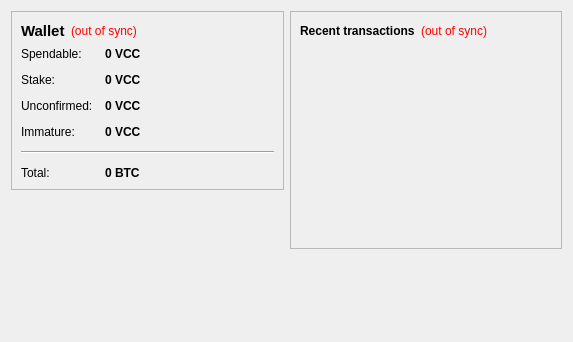
<?xml version="1.0" encoding="UTF-8"?>
<ui version="4.0">
 <class>OverviewPage</class>
 <widget class="QWidget" name="OverviewPage">
  <property name="geometry">
   <rect>
    <x>0</x>
    <y>0</y>
    <width>573</width>
    <height>342</height>
   </rect>
  </property>
  <property name="windowTitle">
   <string>Form</string>
  </property>
  <layout class="QHBoxLayout" name="horizontalLayout" stretch="1,1">
   <item>
    <layout class="QVBoxLayout" name="verticalLayout_2">
     <item>
      <widget class="QFrame" name="frame">
       <property name="frameShape">
        <enum>QFrame::StyledPanel</enum>
       </property>
       <property name="frameShadow">
        <enum>QFrame::Raised</enum>
       </property>
       <layout class="QVBoxLayout" name="verticalLayout_4">
        <item>
         <layout class="QHBoxLayout" name="horizontalLayout_4">
          <item>
           <widget class="QLabel" name="label_5">
            <property name="font">
             <font>
              <pointsize>11</pointsize>
              <weight>75</weight>
              <bold>true</bold>
             </font>
            </property>
            <property name="text">
             <string>Wallet</string>
            </property>
           </widget>
          </item>
          <item>
           <widget class="QLabel" name="labelWalletStatus">
            <property name="toolTip">
             <string>The displayed information may be out of date. Your wallet automatically synchronizes with the VaderCorpCoin network after a connection is established, but this process has not completed yet.</string>
            </property>
            <property name="styleSheet">
             <string notr="true">QLabel { color: red; }</string>
            </property>
            <property name="text">
             <string notr="true">(out of sync)</string>
            </property>
            <property name="alignment">
             <set>Qt::AlignLeading|Qt::AlignLeft|Qt::AlignVCenter</set>
            </property>
           </widget>
          </item>
          <item>
           <spacer name="horizontalSpacer_2">
            <property name="orientation">
             <enum>Qt::Horizontal</enum>
            </property>
            <property name="sizeHint" stdset="0">
             <size>
              <width>40</width>
              <height>20</height>
             </size>
            </property>
           </spacer>
          </item>
         </layout>
        </item>
        <item>
         <layout class="QFormLayout" name="formLayout_2">
          <property name="fieldGrowthPolicy">
           <enum>QFormLayout::AllNonFixedFieldsGrow</enum>
          </property>
          <property name="horizontalSpacing">
           <number>12</number>
          </property>
          <property name="verticalSpacing">
           <number>12</number>
          </property>
          <item row="0" column="0">
           <widget class="QLabel" name="label">
            <property name="text">
             <string>Spendable:</string>
            </property>
           </widget>
          </item>
          <item row="0" column="1">
           <widget class="QLabel" name="labelBalance">
            <property name="font">
             <font>
              <weight>75</weight>
              <bold>true</bold>
             </font>
            </property>
            <property name="cursor">
             <cursorShape>IBeamCursor</cursorShape>
            </property>
            <property name="toolTip">
             <string>Your current spendable balance</string>
            </property>
            <property name="text">
             <string notr="true">0 VCC</string>
            </property>
            <property name="textInteractionFlags">
             <set>Qt::LinksAccessibleByMouse|Qt::TextSelectableByKeyboard|Qt::TextSelectableByMouse</set>
            </property>
           </widget>
          </item>
          <item row="1" column="0">
           <widget class="QLabel" name="label_6">
            <property name="text">
             <string>Stake:</string>
            </property>
           </widget>
          </item>
          <item row="1" column="1">
           <widget class="QLabel" name="labelStake">
            <property name="font">
             <font>
              <weight>75</weight>
              <bold>true</bold>
             </font>
            </property>
            <property name="cursor">
             <cursorShape>IBeamCursor</cursorShape>
            </property>
            <property name="toolTip">
             <string>Total of coins that was staked, and do not yet count toward the current balance</string>
            </property>
            <property name="text">
             <string notr="true">0 VCC</string>
            </property>
            <property name="textInteractionFlags">
             <set>Qt::LinksAccessibleByMouse|Qt::TextSelectableByKeyboard|Qt::TextSelectableByMouse</set>
            </property>
           </widget>
          </item>
          <item row="2" column="0">
           <widget class="QLabel" name="label_3">
            <property name="text">
             <string>Unconfirmed:</string>
            </property>
           </widget>
          </item>
          <item row="2" column="1">
           <widget class="QLabel" name="labelUnconfirmed">
            <property name="font">
             <font>
              <weight>75</weight>
              <bold>true</bold>
             </font>
            </property>
            <property name="cursor">
             <cursorShape>IBeamCursor</cursorShape>
            </property>
            <property name="toolTip">
             <string>Total of transactions that have yet to be confirmed, and do not yet count toward the current balance</string>
            </property>
            <property name="text">
             <string notr="true">0 VCC</string>
            </property>
            <property name="textInteractionFlags">
             <set>Qt::LinksAccessibleByMouse|Qt::TextSelectableByKeyboard|Qt::TextSelectableByMouse</set>
            </property>
           </widget>
          </item>
          <item row="3" column="0">
           <widget class="QLabel" name="labelImmatureText">
            <property name="text">
             <string>Immature:</string>
            </property>
           </widget>
          </item>
          <item row="3" column="1">
           <widget class="QLabel" name="labelImmature">
            <property name="font">
             <font>
              <weight>75</weight>
              <bold>true</bold>
             </font>
            </property>
            <property name="toolTip">
             <string>Mined balance that has not yet matured</string>
            </property>
            <property name="text">
             <string notr="true">0 VCC</string>
            </property>
            <property name="textInteractionFlags">
             <set>Qt::LinksAccessibleByMouse|Qt::TextSelectableByKeyboard|Qt::TextSelectableByMouse</set>
            </property>
           </widget>
          </item>
          <item row="4" column="0" colspan="2">
           <widget class="Line" name="line">
            <property name="orientation">
             <enum>Qt::Horizontal</enum>
            </property>
           </widget>
          </item>
          <item row="5" column="0">
           <widget class="QLabel" name="labelTotalText">
            <property name="text">
             <string>Total:</string>
            </property>
           </widget>
          </item>
          <item row="5" column="1">
           <widget class="QLabel" name="labelTotal">
            <property name="font">
             <font>
              <weight>75</weight>
              <bold>true</bold>
             </font>
            </property>
            <property name="cursor">
             <cursorShape>IBeamCursor</cursorShape>
            </property>
            <property name="toolTip">
             <string>Your current total balance</string>
            </property>
            <property name="text">
             <string notr="true">0 BTC</string>
            </property>
            <property name="textInteractionFlags">
             <set>Qt::LinksAccessibleByMouse|Qt::TextSelectableByKeyboard|Qt::TextSelectableByMouse</set>
            </property>
           </widget>
          </item>
         </layout>
        </item>
       </layout>
      </widget>
     </item>
     <item>
      <spacer name="verticalSpacer">
       <property name="orientation">
        <enum>Qt::Vertical</enum>
       </property>
       <property name="sizeHint" stdset="0">
        <size>
         <width>20</width>
         <height>40</height>
        </size>
       </property>
      </spacer>
     </item>
    </layout>
   </item>
   <item>
    <layout class="QVBoxLayout" name="verticalLayout_3">
     <item>
      <widget class="QFrame" name="frame_2">
       <property name="frameShape">
        <enum>QFrame::StyledPanel</enum>
       </property>
       <property name="frameShadow">
        <enum>QFrame::Raised</enum>
       </property>
       <layout class="QVBoxLayout" name="verticalLayout">
        <item>
         <layout class="QHBoxLayout" name="horizontalLayout_2">
          <item>
           <widget class="QLabel" name="label_4">
            <property name="text">
             <string>&lt;b&gt;Recent transactions&lt;/b&gt;</string>
            </property>
           </widget>
          </item>
          <item>
           <widget class="QLabel" name="labelTransactionsStatus">
            <property name="toolTip">
             <string>The displayed information may be out of date. Your wallet automatically synchronizes with the VaderCorpCoin network after a connection is established, but this process has not completed yet.</string>
            </property>
            <property name="styleSheet">
             <string notr="true">QLabel { color: red; }</string>
            </property>
            <property name="text">
             <string notr="true">(out of sync)</string>
            </property>
            <property name="alignment">
             <set>Qt::AlignRight|Qt::AlignTrailing|Qt::AlignVCenter</set>
            </property>
           </widget>
          </item>
          <item>
           <spacer name="horizontalSpacer">
            <property name="orientation">
             <enum>Qt::Horizontal</enum>
            </property>
            <property name="sizeHint" stdset="0">
             <size>
              <width>40</width>
              <height>20</height>
             </size>
            </property>
           </spacer>
          </item>
         </layout>
        </item>
        <item>
         <widget class="QListView" name="listTransactions">
          <property name="styleSheet">
           <string notr="true">QListView { background: transparent; }</string>
          </property>
          <property name="frameShape">
           <enum>QFrame::NoFrame</enum>
          </property>
          <property name="verticalScrollBarPolicy">
           <enum>Qt::ScrollBarAlwaysOff</enum>
          </property>
          <property name="horizontalScrollBarPolicy">
           <enum>Qt::ScrollBarAlwaysOff</enum>
          </property>
          <property name="selectionMode">
           <enum>QAbstractItemView::NoSelection</enum>
          </property>
         </widget>
        </item>
       </layout>
      </widget>
     </item>
     <item>
      <spacer name="verticalSpacer_2">
       <property name="orientation">
        <enum>Qt::Vertical</enum>
       </property>
       <property name="sizeHint" stdset="0">
        <size>
         <width>20</width>
         <height>40</height>
        </size>
       </property>
      </spacer>
     </item>
    </layout>
   </item>
  </layout>
 </widget>
 <resources/>
 <connections/>
</ui>
